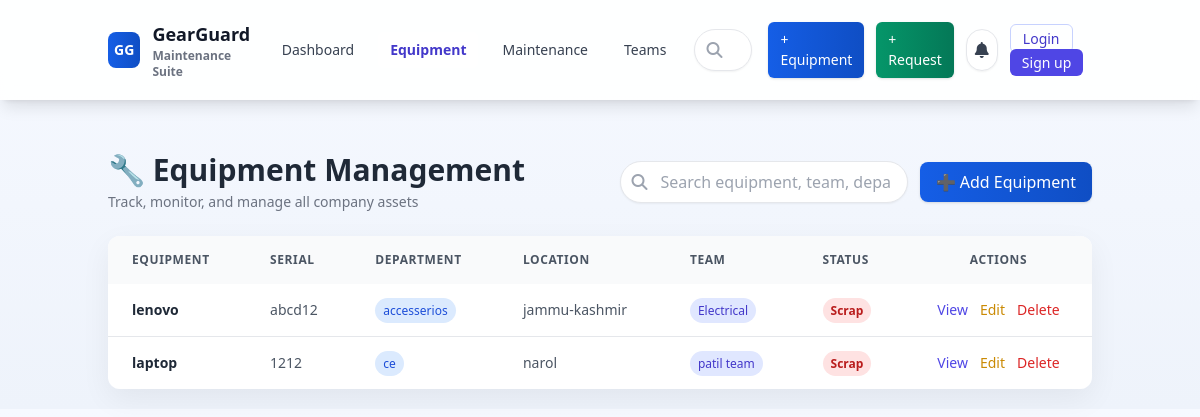
Screenshot of /equipment/ with the database file from the repository.
### equipment/models.py (models this page shows, shortened)
class Equipment(models.Model):
    name = models.CharField(max_length=150)
    serial_number = models.CharField(max_length=100, unique=True)
    department = models.CharField(max_length=100)
    location = models.CharField(max_length=150)
    maintenance_team = models.ForeignKey(
        MaintenanceTeam,
        on_delete=models.SET_NULL,
        null=True,
        blank=True
    )
    status = models.CharField(
        max_length=10,
        choices=[('active', 'Active'), ('scrap', 'Scrap')],
        default='active'
    )
    purchase_date = models.DateField(blank=True, null=True)
    warranty_end = models.DateField(blank=True, null=True)

### teams/models.py (models this page shows, shortened)
class MaintenanceTeam(models.Model):
    name = models.CharField(max_length=100)
    description = models.TextField(blank=True)
    members = models.ManyToManyField(settings.AUTH_USER_MODEL, blank=True, related_name='maintenance_teams')

### equipment/views.py (the view)
# urls.py: path('', views.equipment_list, name='equipment_list'),
def equipment_list(request):
    equipments = Equipment.objects.all().order_by('-id')
    return render(request, 'equipment/equipment_list.html', {
        'equipments': equipments
    })

### templates/equipment/equipment_list.html (shortened to what this page needs)
{% extends 'base.html' %}
{% block content %}
<div class="space-y-6">
  <div class="flex flex-col md:flex-row md:items-center md:justify-between gap-4">
    <div>
      <h1 class="text-3xl font-extrabold text-gray-800 flex items-center gap-2">
        🔧 Equipment Management
      </h1>
      <p class="text-sm text-gray-500 mt-1">
        Track, monitor, and manage all company assets
      </p>
    </div>
    <div class="flex items-center gap-3 w-full md:w-auto">
      <div class="relative flex-1 md:flex-none">
        <input
          id="searchInput"
          type="text"
          placeholder="Search equipment, team, department..."
          class="field w-full md:w-72 pl-10 pr-4 py-2 rounded-full shadow-sm"
        >
        <span class="absolute left-3 top-1/2 -translate-y-1/2 text-gray-400">
          <i class="fa-solid fa-magnifying-glass"></i>
        </span>
      </div>
      <a href="{% url 'equipment_add' %}"
         class="inline-flex items-center gap-2 px-4 py-2 rounded-lg btn-primary text-white shadow font-medium">
        ➕ Add Equipment
      </a>
    </div>
  </div>
  <div class="card overflow-x-auto">
    <table class="min-w-full text-sm" id="equipmentTable">
      <thead class="bg-gray-50 text-gray-600 uppercase text-xs tracking-wider">
        <tr>
          <th class="px-6 py-4 text-left">Equipment</th>
          <th class="px-6 py-4 text-left">Serial</th>
          <th class="px-6 py-4 text-left">Department</th>
          <th class="px-6 py-4 text-left">Location</th>
          <th class="px-6 py-4 text-left">Team</th>
          <th class="px-6 py-4 text-left">Status</th>
          <th class="px-6 py-4 text-center">Actions</th>
        </tr>
      </thead>
      <tbody class="divide-y" id="equipmentBody">
        {% for eq in equipments %}
        <tr class="equipment-row hover:bg-indigo-50/40 transition">
          <td class="px-6 py-4 font-semibold text-gray-800">
            {{ eq.name }}
          </td>
          <td class="px-6 py-4 text-gray-600">
            {{ eq.serial_number }}
          </td>
          <td class="px-6 py-4">
            <span class="px-2 py-1 rounded-full bg-blue-100 text-blue-700 text-xs font-medium">
              {{ eq.department }}
            </span>
          </td>
          <td class="px-6 py-4 text-gray-600">
            {{ eq.location }}
          </td>
          <td class="px-6 py-4">
            {% if eq.maintenance_team %}
              <span class="px-2 py-1 rounded-full bg-indigo-100 text-indigo-700 text-xs font-medium">
                {{ eq.maintenance_team.name }}
              </span>
            {% else %}
              <span class="text-gray-400">—</span>
            {% endif %}
          </td>
          <td class="px-6 py-4">
            {% if eq.status == 'active' %}
              <span class="px-2 py-1 rounded-full bg-green-100 text-green-700 text-xs font-semibold">
                Active
              </span>
            {% else %}
              <span class="px-2 py-1 rounded-full bg-red-100 text-red-700 text-xs font-semibold">
                Scrap
              </span>
            {% endif %}
          </td>
          <td class="px-6 py-4 text-center">
            <div class="flex justify-center gap-3 text-sm font-medium">
              <a href="{% url 'equipment_detail' eq.id %}" class="text-indigo-600 hover:underline">
                View
              </a>
              <a href="{% url 'equipment_edit' eq.id %}" class="text-yellow-600 hover:underline">
                Edit
              </a>
              <a href="{% url 'equipment_delete' eq.id %}"
                 onclick="return confirm('Delete this equipment?')"
                 class="text-red-600 hover:underline">
                Delete
              </a>
            </div>
          </td>
        </tr>
        {% empty %}
        <tr>
          <td colspan="7" class="text-center py-12 text-gray-400">
            No equipment found.
          </td>
        </tr>
        {% endfor %}
      </tbody>
    </table>
  </div>
</div>
{% endblock %}

### templates/base.html (style rules this page uses)
:root { --primary: #155EE6; --primary-600: #0F4EC4; --accent: var(--primary); --accent-600: var(--primary-600); --success: #059669; --success-600: #047857; --danger: #DC2626; --muted: #6b7280; --card: rgba(255,255,255,0.98); --bg-gradient: linear-gradient(180deg,#f6f9ff 0%, #eef3fb 100%); --brand-gradient: linear-gradient(90deg,var(--primary), var(--primary-600)); }
body { background: var(--bg-gradient); }
.btn-primary { background: var(--brand-gradient); color: #fff; }
.btn-primary, .btn-success, .btn-accent, .btn-neutral { box-shadow: 0 10px 30px rgba(15,78,196,0.12); padding: .5rem .9rem; display:inline-flex; align-items:center; gap:.5rem; }
.card { background: var(--card); border-radius: 12px; box-shadow: 0 10px 30px rgba(2,6,23,0.06); }
.field { padding: .5rem .75rem; border-radius: .5rem; border: 1px solid #e5e7eb; background: #fff; }

### rows the page displays
Equipment: name "lenovo", serial_number "abcd12", department "accesserios", location "jammu-kashmir", maintenance_team.name "Electrical", status "Scrap"
Equipment: name "laptop", serial_number "1212", department "ce", location "narol", maintenance_team.name "patil team", status "Scrap"
